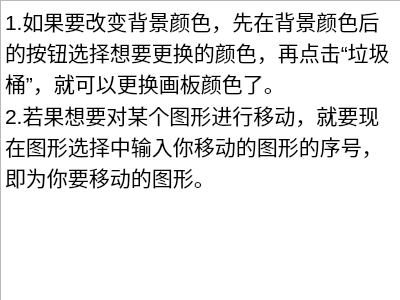
<?xml version="1.0" encoding="UTF-8"?>
<ui version="4.0">
 <class>Help</class>
 <widget class="QWidget" name="Help">
  <property name="geometry">
   <rect>
    <x>0</x>
    <y>0</y>
    <width>400</width>
    <height>300</height>
   </rect>
  </property>
  <property name="windowTitle">
   <string>Form</string>
  </property>
  <widget class="QTextEdit" name="textEdit">
   <property name="geometry">
    <rect>
     <x>0</x>
     <y>0</y>
     <width>401</width>
     <height>301</height>
    </rect>
   </property>
   <property name="html">
    <string>&lt;!DOCTYPE HTML PUBLIC &quot;-//W3C//DTD HTML 4.0//EN&quot; &quot;http://www.w3.org/TR/REC-html40/strict.dtd&quot;&gt;
&lt;html&gt;&lt;head&gt;&lt;meta name=&quot;qrichtext&quot; content=&quot;1&quot; /&gt;&lt;meta charset=&quot;utf-8&quot; /&gt;&lt;style type=&quot;text/css&quot;&gt;
p, li { white-space: pre-wrap; }
&lt;/style&gt;&lt;/head&gt;&lt;body style=&quot; font-family:'Microsoft YaHei UI'; font-size:9pt; font-weight:400; font-style:normal;&quot;&gt;
&lt;p style=&quot; margin-top:0px; margin-bottom:0px; margin-left:0px; margin-right:0px; -qt-block-indent:0; text-indent:0px;&quot;&gt;&lt;span style=&quot; font-size:16pt;&quot;&gt;1.如果要改变背景颜色，先在背景颜色后的按钮选择想要更换的颜色，再点击“垃圾桶”，就可以更换画板颜色了。&lt;/span&gt;&lt;/p&gt;
&lt;p style=&quot; margin-top:0px; margin-bottom:0px; margin-left:0px; margin-right:0px; -qt-block-indent:0; text-indent:0px;&quot;&gt;&lt;span style=&quot; font-size:16pt;&quot;&gt;2.若果想要对某个图形进行移动，就要现在图形选择中输入你移动的图形的序号，即为你要移动的图形。&lt;/span&gt;&lt;/p&gt;&lt;/body&gt;&lt;/html&gt;</string>
   </property>
  </widget>
 </widget>
 <resources/>
 <connections/>
</ui>
